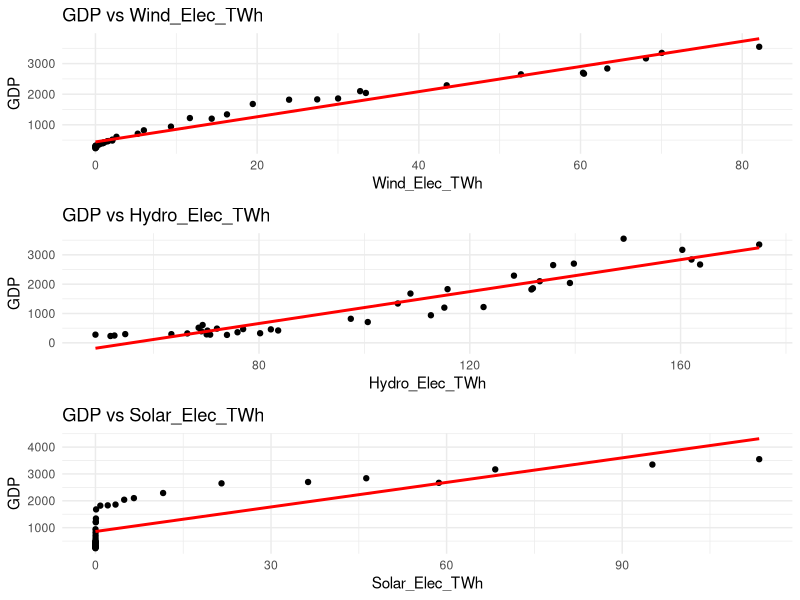
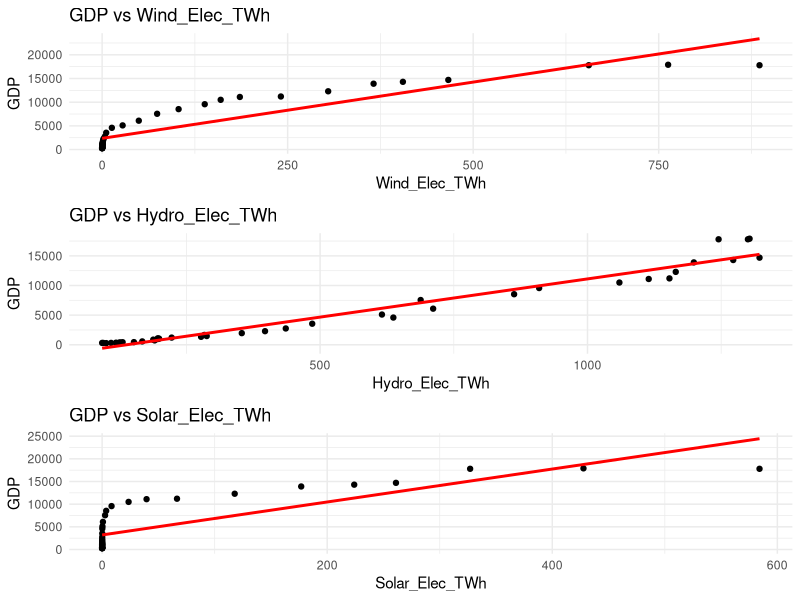
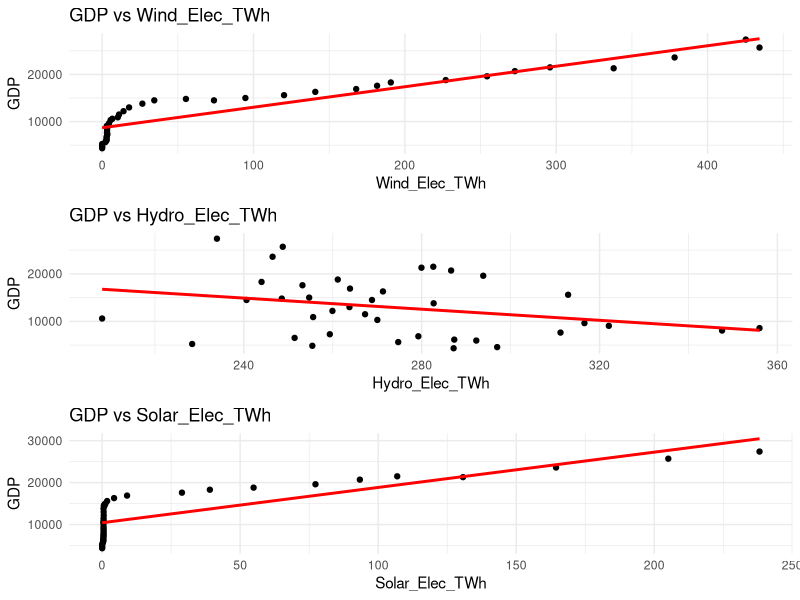
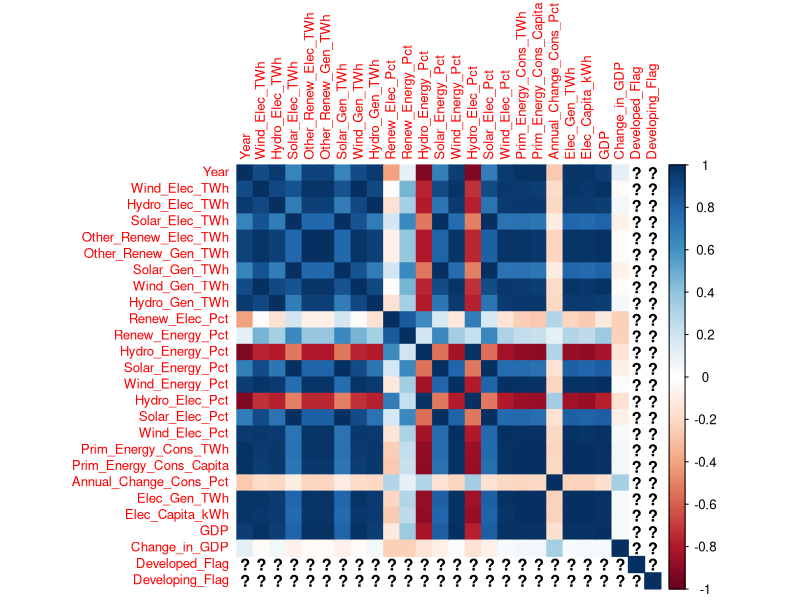

Reproduce these figures in R, in order.
# Load necessary libraries
library(dplyr)
library(readr)
library(writexl)
library(tidyr)
library(readr)
library(ggplot2)
library(gridExtra)

data <- read.csv("master_data_with_gdp.csv") 

data_india <- data %>% filter(Entity == 'India')
data_china <- data %>% filter(Entity == 'China')
data_usa <- data %>% filter(Entity == 'United States')

# Define a function to plot GDP vs. a given variable with a linear regression line
plot_regression <- function(df, x_var, y_var) {
  ggplot(df, aes_string(x = x_var, y = y_var)) +
    geom_point() +
    geom_smooth(method = "lm", se = FALSE, color = "red") +
    labs(title = paste("GDP vs", x_var),
         x = x_var,
         y = "GDP") +
    theme_minimal()
}

plot_wind_india <- plot_regression(data_india, "Wind_Elec_TWh", "GDP")
plot_hydro_india <- plot_regression(data_india, "Hydro_Elec_TWh", "GDP")
plot_solar_india <- plot_regression(data_india, "Solar_Elec_TWh", "GDP")
grid.arrange(plot_wind_india, plot_hydro_india, plot_solar_india, ncol = 1)

# ------------------------------------------------------------------

plot_wind_china <- plot_regression(data_china, "Wind_Elec_TWh", "GDP")
plot_hydro_china <- plot_regression(data_china, "Hydro_Elec_TWh", "GDP")
plot_solar_china <- plot_regression(data_china, "Solar_Elec_TWh", "GDP")
grid.arrange(plot_wind_china, plot_hydro_china, plot_solar_china, ncol = 1)

# ------------------------------------------------------------------

plot_wind_usa <- plot_regression(data_usa, "Wind_Elec_TWh", "GDP")
plot_hydro_usa <- plot_regression(data_usa, "Hydro_Elec_TWh", "GDP")
plot_solar_usa <- plot_regression(data_usa, "Solar_Elec_TWh", "GDP")
grid.arrange(plot_wind_usa, plot_hydro_usa, plot_solar_usa, ncol = 1)

# ------------------------------------------------------------------

data_numeric <- data_india %>%
  select_if(is.numeric)

# Generate the correlation matrix
correlation_matrix <- cor(data_numeric, use = "complete.obs")

# Print the correlation matrix
print(correlation_matrix)

# If you want to visualize the correlation matrix, you can use the corrplot library
# Install the corrplot package if you haven't already
#install.packages("corrplot")

library(corrplot)

# Visualize the correlation matrix
corrplot(correlation_matrix, method = "color", tl.cex = 0.8)
